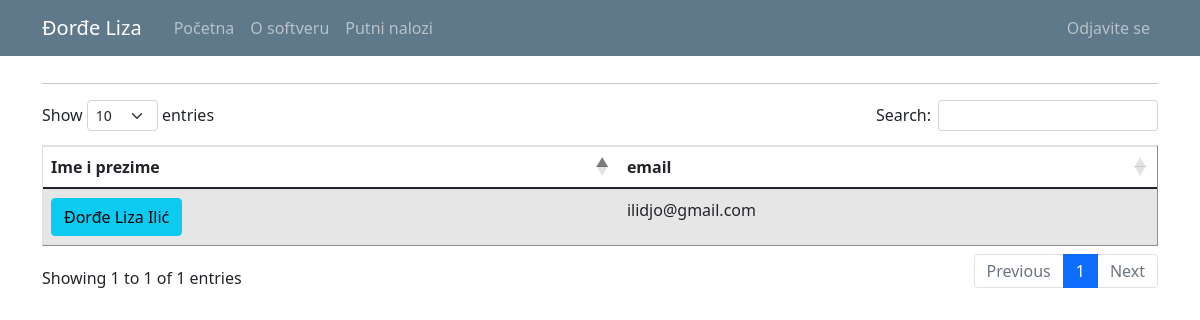
Screenshot of /user_list (signed in) with the database file from the repository.
### putninalozi/models.py (models this page shows, shortened)
class User(db.Model, UserMixin):
    id = db.Column(db.Integer, primary_key=True)
    email = db.Column(db.String(120), unique=True, nullable=False)
    password = db.Column(db.String(60), nullable = False)
    name = db.Column(db.String(20), unique=False, nullable=False)
    surname = db.Column(db.String(20), unique=False, nullable=False)
    gender = db.Column(db.String(1)) #(0, "srednji"), (1, "muški"), (2, "ženski")
    workplace = db.Column(db.String(20), unique=False, nullable=False)
    authorization = db.Column(db.String(10), nullable = False) # ovde treba da budu tipovi korisnika: S_admin, C_admin, C_user
    company_id = db.Column(db.Integer, db.ForeignKey('company.id'), nullable=True)
    default_vehicle = db.Column(db.Integer) #kod radnika koji imaju svoj auto, da bude podrazumevana vrednost id tog vozila
    travelwarrants = db.relationship('TravelWarrant', backref='travelwarrant_user', lazy=True)

### putninalozi/users/routes.py (the view)
@users.route("/user_list")
def user_list():
    if not current_user.is_authenticated:
        flash('Da biste pristupili ovoj stranici treba da budete ulogovani.', 'danger')
        return redirect(url_for('users.login'))
    users = User.query.all()
    return render_template('user_list.html', title='Users', users=users)

### putninalozi/models.py (called while the page is built)
@login_manager.user_loader
def load_user(user_id):
    return User.query.get(int(user_id))

### putninalozi/templates/user_list.html (shortened to what this page needs)
{% extends "layout.html" %}
{% block content %}
<hr>
<table id="data" border="1" class="table table-striped">
  {% if current_user.authorization == 's_admin' %}
    <thead>
      <tr id="header">
        <th>Ime i prezime</th>
        <th>Kompanija</th>
        <th>Autorizacija</th>
        <th>email</th>
      </tr>
    </thead>
    <tbody>
      {% for user in users %}
        <tr>
          <td> <a class="mr-2 btn btn-info" href="{{ url_for('users.user_profile', user_id=user.id) }}" title="Uređivanje Korisnika">{{ user.name }} {{ user.surname }}</a> </td>
          <td>{{ user.user_company.companyname }}</td>
          <td>{{ user.authorization }}</td>
          <td>{{ user.email }}</td>
        </tr>
      {% endfor %}
    </tbody>
  {% else %}
    <thead>
      <tr id="header">
        <th>Ime i prezime</th>
        <th>email</th>
      </tr>
    </thead>
    <tbody>
      {% for user in users %}
        {% if user.id == current_user.id %}
          <tr>
            <td> <a class="mr-2 btn btn-info" href="{{ url_for('users.user_profile', user_id=user.id) }}" title="Uređivanje Korisnika">{{ user.name }} {{ user.surname }}</a> </td>
            <td>{{ user.email }}</td>
          </tr>
        {% endif %}
      {% endfor %}
    </tbody>
  {% endif %}
</table>
{% endblock %}

### putninalozi/templates/layout.html (shortened to what this page needs)
<!doctype html>
<html lang="en">
  <head>
    <link rel="stylesheet" href="https://cdn.jsdelivr.net/npm/bootstrap@4.3.1/dist/css/bootstrap.min.css">
    <link rel="stylesheet" type="text/css" href="{{ url_for('static', filename='main.css') }}">
    <link href="https://cdn.jsdelivr.net/npm/bootstrap@5.0.1/dist/css/bootstrap.min.css" rel="stylesheet">
    <link rel="stylesheet" type="text/css" href="https://cdn.datatables.net/1.10.25/css/dataTables.bootstrap5.css">
  </head>
  <body>
    <header class="site-header">
      <nav class="navbar navbar-expand-md navbar-dark bg-steel fixed-top">
        <div class="container">
          <a class="navbar-brand mr-4" href="/">{{ current_user.name }}</a>
          <div class="collapse navbar-collapse" id="navbarToggle">
            <div class="navbar-nav mr-auto">
              {% if current_user.is_authenticated %}
                <a class="nav-item nav-link" href="{{ url_for('main.home') }}">Početna</a>
                <a class="nav-item nav-link" href="{{ url_for('main.about') }}">O softveru</a>
                <a class="nav-item nav-link" href="{{ url_for('travel_warrants.travel_warrant_list') }}">Putni nalozi</a>
              {% else %}
                <a class="nav-item nav-link" href="{{ url_for('main.home') }}">Početna</a>
                <a class="nav-item nav-link" href="{{ url_for('main.about') }}">O softveru</a>
              {% endif %}
            </div>
            <div class="navbar-nav">
              {% if current_user.is_authenticated %}
                {% if current_user.authorization == 's_admin' %}
                  <a class="nav-item nav-link" href="{{ url_for('companys.company_list') }}">Kompanija</a>
                  <a class="nav-item nav-link" href="{{ url_for('vehicles.vehicle_list') }}">Vozila</a>
                  <a class="nav-item nav-link" href="{{ url_for('users.user_list') }}">Korisnici</a>
                  <a class="nav-item nav-link" href="{{ url_for('users.logout') }}">Odjavite se</a>
                {% else %}
                  <a class="nav-item nav-link" href="{{ url_for('users.logout') }}">Odjavite se</a>
                {% endif %}
              {% else %}
                <a class="nav-item nav-link" href="{{ url_for('users.login') }}">Prijavljivanje</a>
              {% endif %}
            </div>
          </div>
        </div>
      </nav>
    </header>
    <main role="main" class="container">
      <div class="row">
        <div class="col-md-12">
          {% block content %}{% endblock %}
        </div>
      </div>
    </main>
  </body>
</html>

### putninalozi/static/main.css (style rules this page uses)
body { background: #fafafa; color: #333333; margin-top: 5rem; }
.bg-steel { background-color: #5f788a; }
.site-header .navbar-nav .nav-link { color: #cbd5db; }

### rows the page displays
User: name "Đorđe Liza", surname "Ilić", email "ilidjo@gmail.com"
